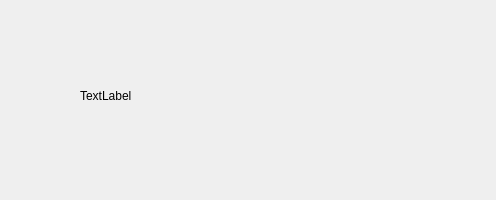
<?xml version="1.0" encoding="UTF-8"?>
<ui version="4.0">
 <class>PopUp</class>
 <widget class="QDialog" name="PopUp">
  <property name="geometry">
   <rect>
    <x>0</x>
    <y>0</y>
    <width>496</width>
    <height>200</height>
   </rect>
  </property>
  <property name="windowTitle">
   <string>Dialog</string>
  </property>
  <widget class="QLabel" name="informations">
   <property name="geometry">
    <rect>
     <x>80</x>
     <y>40</y>
     <width>361</width>
     <height>111</height>
    </rect>
   </property>
   <property name="text">
    <string>TextLabel</string>
   </property>
  </widget>
 </widget>
 <resources/>
 <connections/>
</ui>
